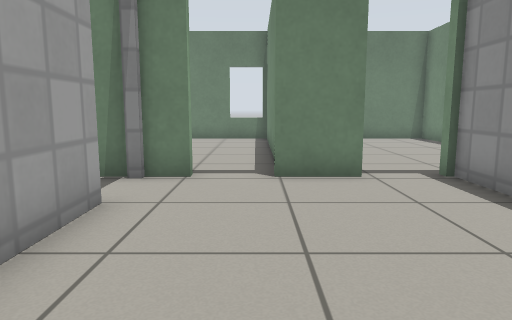
View 1 (above)

24 first-person views from a walk through a Gazebo world. The camera is 0.72 m above the floor, tilts 8° down and sees 70° across. The floor is counted in squares, 0.5 m on a side. Each view is taken from the middle of a square. On the plan, view 1 faces up. The plan holds only what a view shows up to about 16 squares ahead; the rest is blank. Gazebo's built-in surfaces are drawn with simple patterns.

View 2
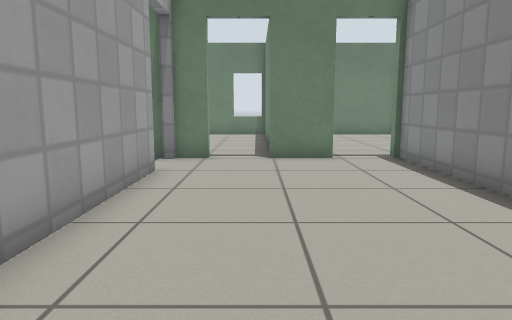

View 3
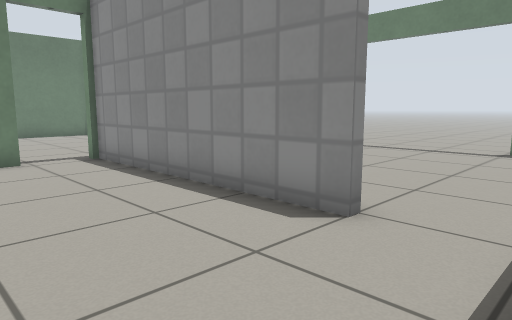

View 4
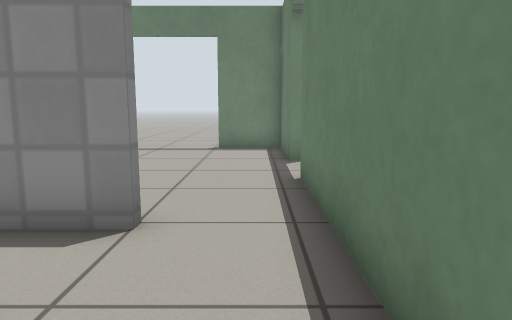

View 5
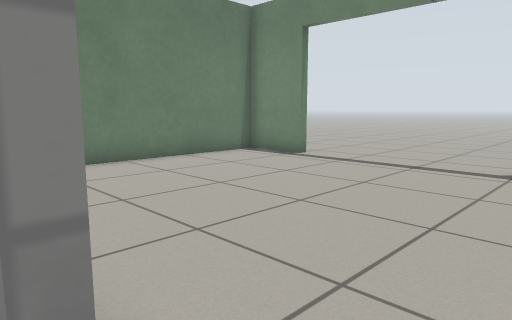

View 6
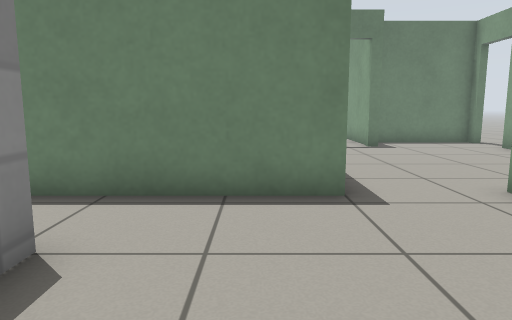

View 7
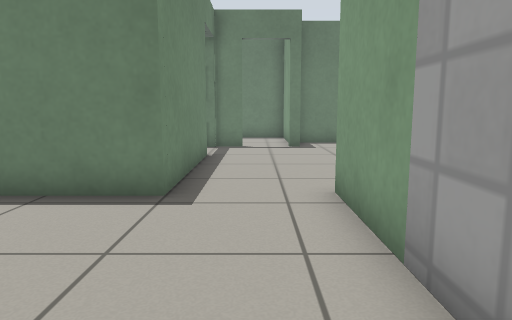

View 8
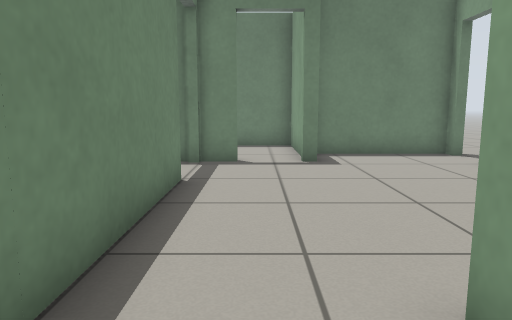

View 9
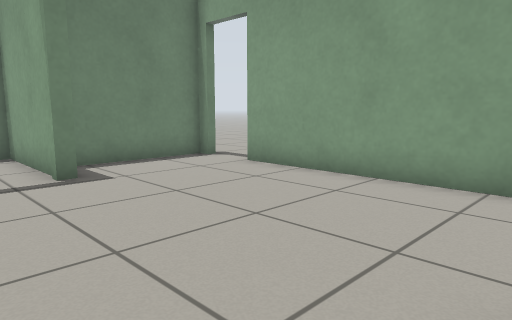

View 10
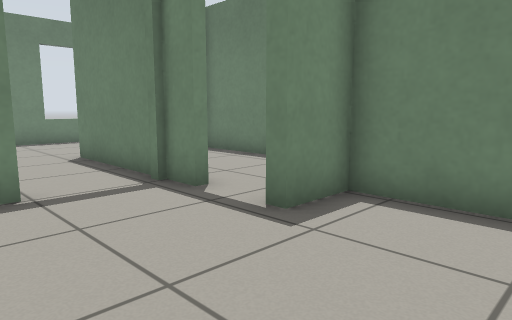

View 11
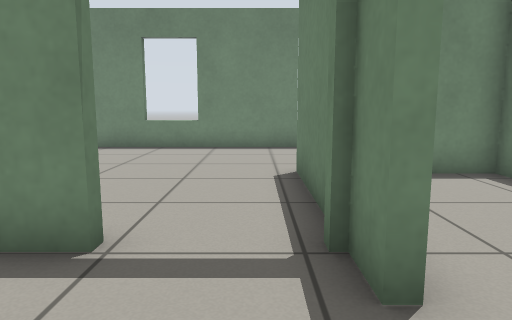

View 12
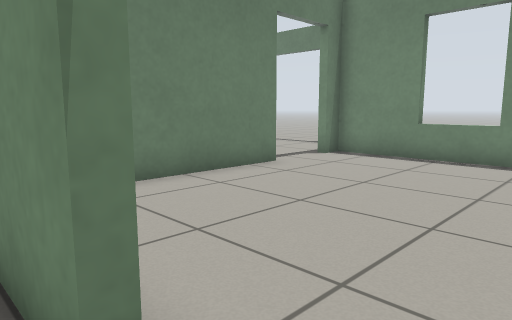

View 13
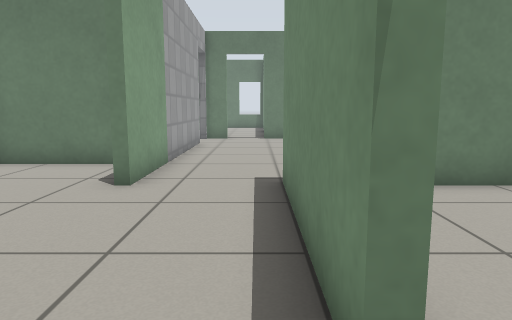

View 14
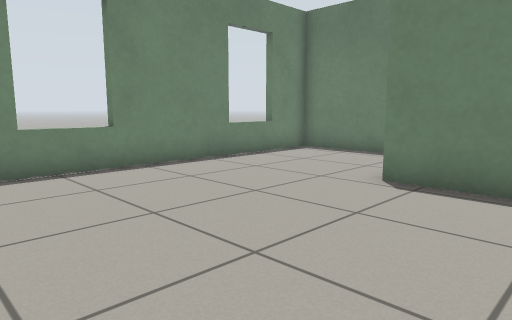

View 15
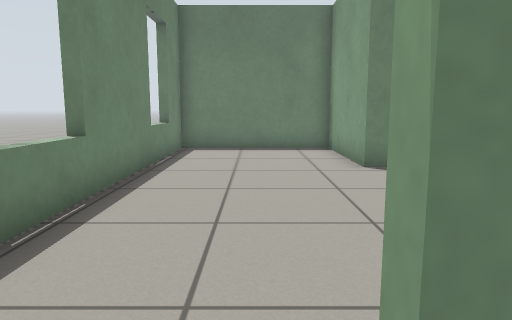

View 16
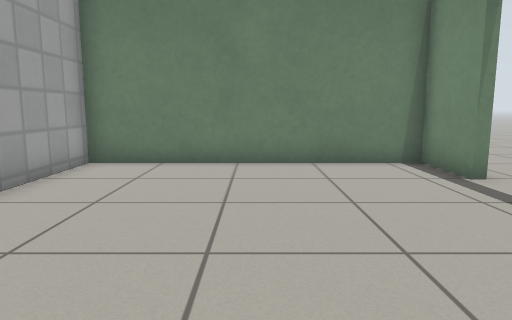

View 17
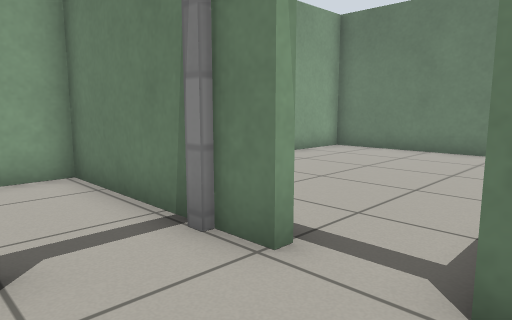

View 18
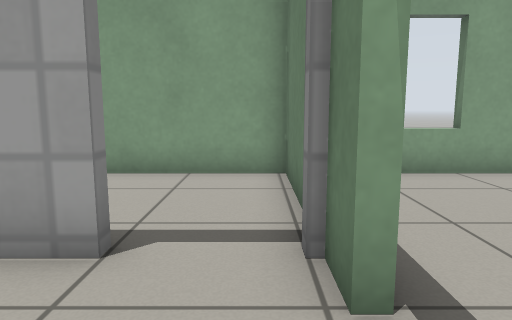

View 19
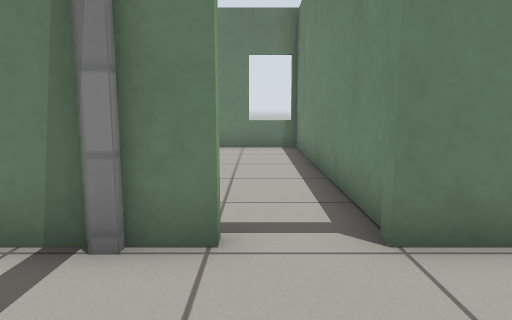

View 20
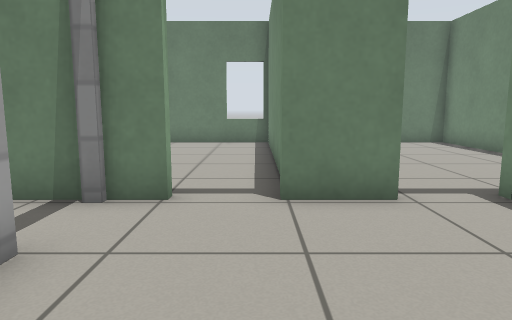

View 21
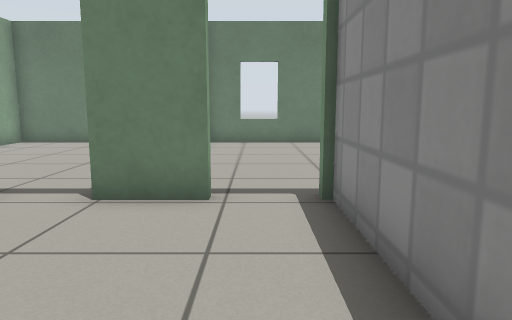

View 22
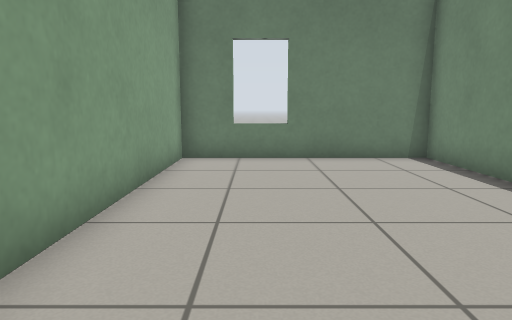

View 23
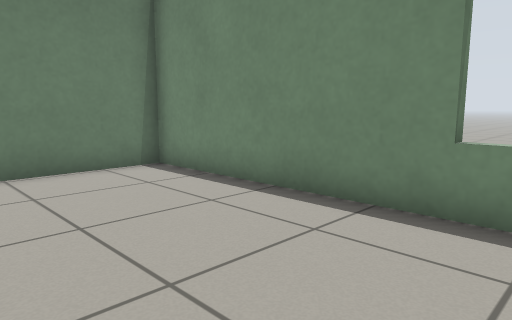

View 24
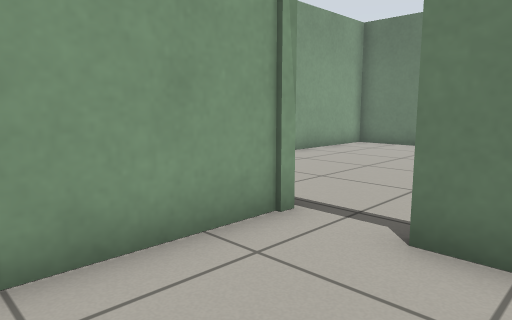

### Floor plan
Points are (right, up) in squares from view 1. A wall is a line through its corners. A room is listed if a view was taken in it or the views show most of it. See-through windows are left out.
Room 1 (views 1, 4, 5, 6, 7, 8, 17, 18, 19, 20, 21, 22)
walls: (4.6, -0.5) (4.2, -0.5) (4.2, 7.8); (-2.4, 5.5) (-2.4, -3.2); (0.5, -2.9) (4.4, -2.9); (2.4, 7.7) (0.5, 7.7)
ways out: opening at (-1, -3) to room 2; opening at (4, -1.5) to room 4; open door at (3.5, 8) to room 5; open door at (-0.5, 8) to room 7; open door at (-2.5, 6.5)
Room 2 (views 2, 3, 9, 10, 11, 12, 13)
walls: (0.5, -8.4) (0.5, -2.9); (-2.4, -3.2) (-2.7, -3.2); (-0.5, -10.9) (0.6, -10.9); (-3.6, -0.5) (-7.1, -0.5) (-7.1, -10.5); (-7.1, -12.2) (-7.1, -12.6) (-2.7, -12.6) (-2.7, -10.9) (-2.4, -10.9)
ways out: opening at (-1, -3) to room 1; open door at (1, -9.5) to room 3; open door at (-1.5, -11) to room 6; open door at (-7, -11.5)
Room 3 (view 14)
walls: (7.6, -3.2) (3.3, -3.2); (0.7, -10.9) (5.3, -10.9) (5.3, -15.3) (10.7, -15.3) (10.7, -3.2) (9.9, -3.2)
ways out: open door at (1, -9.5) to room 2; open door at (9, -3) to room 4
Room 4 (views 15, 16)
walls: (13.4, 5.2) (13.4, 7.7) (4.5, 7.7) (4.5, 4.2); (9.9, -2.9) (13.4, -2.9) (13.4, -0.6); (4.4, -2.9) (7.6, -2.9)
ways out: opening at (4, -1.5) to room 1; open door at (9, -3) to room 3; open door at (13.5, 2.5)
Room 5 (view 23)
walls: (8, 9.7) (8, 17.7) (0.8, 17.7) (0.8, 9.9)
ways out: open door at (3.5, 8) to room 1
Room 6 (view 24)
walls: (0.5, -11.2) (-0.5, -11.2); (1.9, -15.3) (5, -15.3) (5, -13.9); (-2.4, -10.9) (-2.4, -15.3) (-0.2, -15.3)
ways out: open door at (-1.5, -11) to room 2
Room 7 (no view inside)
walls: (-7.1, 12.8) (-7.1, 10.2); (0.5, 7.7) (0.5, 17.7) (-7.1, 17.7) (-7.1, 14.9)
ways out: open door at (-0.5, 8) to room 1

Where each view was taken, in squares from view 1:
view 1: 0 up, 0 right, facing up
view 2: 3 down, 0 right, facing up
view 3: 3 down, 0 right, facing up-right
view 4: 2 down, 0 right, facing right
view 5: 2 down, 4 right, facing up-right
view 6: 3 up, 2 right, facing down
view 7: 3 up, 1 left, facing down
view 8: 1 down, 1 left, facing down
view 9: 3 down, 0 right, facing down-left
view 10: 7 down, 6 left, facing down-right
view 11: 10 down, 3 left, facing right
view 12: 10 down, 0 right, facing up-right
view 13: 10 down, 0 right, facing up
view 14: 4 down, 2 right, facing down-right
view 15: 2 down, 8 right, facing down
view 16: 2 down, 9 right, facing up
view 17: 5 up, 1 right, facing up-left
view 18: 7 up, 1 right, facing left
view 19: 4 up, 1 left, facing up
view 20: 2 up, 0 right, facing up
view 21: 2 up, 3 right, facing up
view 22: 7 up, 3 right, facing up
view 23: 9 up, 3 right, facing up-right
view 24: 15 down, 1 right, facing up-left
